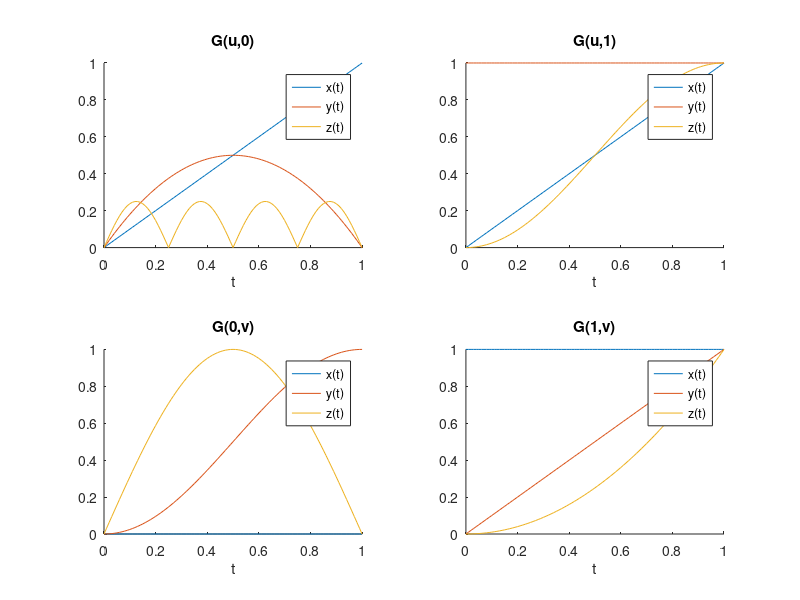

Source code (MATLAB): (Note: this script raises an error after producing the figure.)
% ************************************************************************
% polysurfdemo_public.m -- polysurf demo script
%
% Performs a bilinear interpolation between 4 connected 3-d parametric 
% functions. The functions are first discretized by sampling into polylines 
% and then interpolated using the Coon's bilinear interpolation method 
% which is implemented for polyline objects in the accompanying script 
% "polysurf.m". Further instructions can be found throughout the script
% which contains 3 primary steps. Have fun!
% 
% Dependencies:
%   polysurf.m
%   cpolysurf.mexw64
% 
% Date   : 10/2016
% Author : Jari Repo, University West, jari.repo@hv.se
% ************************************************************************
clear all, close all, clc

% ************************************************************************
% Step 1. Define the four boundary curves to the bilinear surface G(u,v) in
%         the XYZ-space. These are called G(u,0),G(u,1),G(0,v),G(1,v),
%         where u,v are the surface parameters in the uv-space with values
%         0<=u,v<=1
% 
% The following rules apply when defining the boundary edge functions:
% * curve G(u,0): goes in the positive u-direction at v=0, starts at G(0,0)
% and ends at point G(1,0).
% * curve G(u,1): goes in the positive u-direction at v=1, starts at G(0,1)
% and ends at point G(1,1).
% * curve G(0,v): goes in the positive v-direction at u=0, starts at G(0,0)
% and ends at point G(0,1).
% * curve G(1,v): goes in the positive v-direction at u=1, starts at G(1,0)
% and ends at point G(1,1).
% 
% Verify in the figure named "Definition curves" that the curves are 
% properly defined

% General settings:
% 
% use_mex           - set to 1 to call the MEX-implementation of polysurf,
%                     requires "cpolysurf.mexw64"
% plot_contour      - set to 1 to show the surface contour plot in Step 3
% surf_transp       - set transparency of the plotted surface using surf()
% surf_linestyle    - linestyle of output surface, try '-' to view the underlying meshing
% surfu             - number of segm. in the u-direction
% surfv             - number of segm. in the v-direction
% tighten           - set to include polyline points on the surface boundaries

use_mex = 0;
plot_contour = 1;
surf_transp = .95;
surf_linestyle = 'none';
surfu = 40;
surfv = 40;
tighten = 1;

% Here are 2 examples for you to explore
if 1
    % Example #1    
    % G(u,0) -- parabolically twisted abs. sine
    Gu0 = { @(t) t; ...
            @(t) -4*.5*t.*(t-1); ...
            @(t) abs(.25*sin(4*pi*t)) };

    % G(u,1) -- squared quarter sine
    Gu1 = { @(t) t; ...
            @(t) ones(size(t)); ...
            @(t) sin(pi/2*t).^2 };

    % G(0,v) -- circular arc
    G0v = { @(t) zeros(size(t)); ...
            @(t) (1/2)*(1-cos(pi*t)); ...
            @(t) sin(pi*t) };

    % G(1,v) -- parabolic
    G1v = { @(t) ones(size(t)); ...
            @(t) t; ...
            @(t) t.^2 };
else
    % Example #2
    % G(u,0) -- parabolically twisted abs. sine
    Gu0 = { @(t) t; ...
            @(t) -4*.5*t.*(t-1); ...
            @(t) abs(.5*sin(1*pi*t)) };

    % G(u,1) -- parabolically twisted abs. sine
    Gu1 = { @(t) t; ...
            @(t) 1+4*.35*t.*(t-1); ...
            @(t) abs(.5*sin(2*pi*t)) };

    % G(0,v) -- circular arc
    G0v = { @(t) zeros(size(t)); ...
            @(t) (1/2)*(1-cos(pi*t)); ...
            @(t) sin(pi*t) };

    % G(1,v) -- shifted parabolic
    G1v = { @(t) ones(size(t)); ...
            @(t) t; ...
            @(t) -4*.5*t.*(t-1) };
end

% ************************************************************************
% Goto Step 2 to modify the number of sampling points for each boundary
% function G(u,0),G(u,1),G(0,v),G(1,v)
% ************************************************************************

N = 101;
t = linspace(0,1,N);

% View the boundary curves
figure('name','Definition curves')
subplot(221),set(gca,'fontsize',9)
    plot(t,Gu0{1}(t), t,Gu0{2}(t), t,Gu0{3}(t))
    box off
    xlabel('t'),title('G(u,0)')
    legend('x(t)','y(t)','z(t)','location','best')
subplot(222),set(gca,'fontsize',9)
    plot(t,Gu1{1}(t), t,Gu1{2}(t), t,Gu1{3}(t))
    box off
    xlabel('t'),title('G(u,1)')
    legend('x(t)','y(t)','z(t)','location','best')
subplot(223),set(gca,'fontsize',9)
    plot(t,G0v{1}(t), t,G0v{2}(t), t,G0v{3}(t))
    box off
    xlabel('t'),title('G(0,v)')
    legend('x(t)','y(t)','z(t)','location','best')
subplot(224),set(gca,'fontsize',9)
    plot(t,G1v{1}(t), t,G1v{2}(t), t,G1v{3}(t))
    box off
    xlabel('t'),title('G(1,v)')
    legend('x(t)','y(t)','z(t)','location','best')

% 3-d plot    
fh3d = figure('name','3-d plot');
    set(gcf,'renderer','opengl','doublebuffer','on')
    set(gca,'fontsize',9)
    X = [Gu0{1}(t); Gu1{1}(t); G0v{1}(t); G1v{1}(t)]';
    Y = [Gu0{2}(t); Gu1{2}(t); G0v{2}(t); G1v{2}(t)]';
    Z = [Gu0{3}(t); Gu1{3}(t); G0v{3}(t); G1v{3}(t)]';
    ph = plot3(X,Y,Z);
    view(3)
    grid on
    xlabel('x'),ylabel('y'),zlabel('z')
    title('Surface boundary curves')
    legend('G(u,0)','G(u,1)','G(0,v)','G(1,v)','location','eastoutside')
    cameratoolbar
clear t

pause

% ************************************************************************
% Step 2. Sample the definition curves to convert them into polylines
%         (or sequences of points). Store them into a cell array
% 
%         Different number of sampling points can be used for the indivudal
%         surface boundary curves as shown in this example. 
%         Sufficient number of points is needed to represent the underlying
%         boundary definition functions.

t1 = linspace(0,1, 40);
t2 = linspace(0,1, 25);
t3 = linspace(0,1, 20);
t4 = linspace(0,1, 20);

% Sample and store the boundary functions into a 4-cell array
% Do not modify this!
P = cell(1,4);
P{1} = [Gu0{1}(t1); Gu0{2}(t1); Gu0{3}(t1)];    % G(u,0)
P{2} = [Gu1{1}(t2); Gu1{2}(t2); Gu1{3}(t2)];    % G(u,1)
P{3} = [G0v{1}(t3); G0v{2}(t3); G0v{3}(t3)];    % G(0,v)
P{4} = [G1v{1}(t4); G1v{2}(t4); G1v{3}(t4)];    % G(1,v)

% To view the content in P
% P{1},P{2},P{3},P{4}

% Output the individual polylines in the 3-d view
set(ph,'Visible','off') % hide the analytical functions
hold on
for k=1:4
    plot3(P{k}(1,:),P{k}(2,:),P{k}(3,:),'.:','Color',get(ph(k),'Color'))
end
hold off
title('Sampled surface boundary curves')

pause

% ************************************************************************
% Step 3. Generate a polysurf which is a bilinear interpolation between all
%         four polylines (piecewise linear functions)

disp('Generating surface ...')
if use_mex
    % try out the MEX implementation "cpolysurf.mexw64"
    % for 64-bit Windows systems
    [Gx,Gy,Gz] = cpolysurf(P,surfu,surfv,tighten); 
else
    [Gx,Gy,Gz] = polysurf(P,surfu,surfv,tighten);
end

[nv nu] = size(Gx);

hold on
% plot3(Gx,Gy,Gz,'.')
sh = surf(Gx,Gy,Gz);
set(sh,'linestyle',surf_linestyle,'facealpha',surf_transp)
if plot_contour
    % show contour plot on the "ground"
    [c,h] = contour(Gx,Gy,Gz,'LevelList',(0:.1:1));
end
hold off
axis equal
title(sprintf('Bilinear surface (%d faces)',(nu-1)*(nv-1)))

% add some shading
lighting phong
light

% --- End of demo program ---
